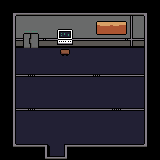

The image is a tile-based game level rendered from a .tmx file. Its description and complete source (layers, tilesets, objects, tile grids) follow:
An orthogonal 10x10 tile map with 16x16 px tiles, 1 tile layer (Capa de patrones 1) and 4 objects (Rover1, Rover2, Pc, Salida).

<map version="1.10" tiledversion="1.12.2" orientation="orthogonal" renderorder="right-down" width="10" height="10" tilewidth="16" tileheight="16" infinite="0" nextlayerid="4" nextobjectid="5">
 <tileset firstgid="1" source="spritesheetInterior4.tsx" />
 <layer id="1" name="Capa de patrones 1" width="10" height="10">
  <data encoding="csv">
1,2,3,4,5,6,7,8,9,10,
11,12,13,14,15,16,17,18,19,20,
21,22,23,24,25,26,27,28,29,30,
31,32,33,34,35,36,37,38,39,40,
41,42,43,44,45,46,47,48,49,50,
51,52,53,54,55,56,57,58,59,60,
61,62,63,64,65,66,67,68,69,70,
71,72,73,74,75,76,77,78,79,80,
81,82,83,84,85,86,87,88,89,90,
91,92,93,94,95,96,97,98,99,100
</data>
 </layer>
 <objectgroup id="3" name="Npc" visible="0">
  <object id="2" name="Rover1" x="123.667" y="70.6667">
   <point />
  </object>
  <object id="3" name="Rover2" x="36" y="103.333">
   <point />
  </object>
 </objectgroup>
 <objectgroup id="2" name="Objeto" visible="0">
  <object id="1" name="Pc" x="64.3333" y="48.6667">
   <point />
  </object>
  <object id="4" name="Salida" x="44.3333" y="143.667" width="22.3333" height="16" />
 </objectgroup>
</map>
